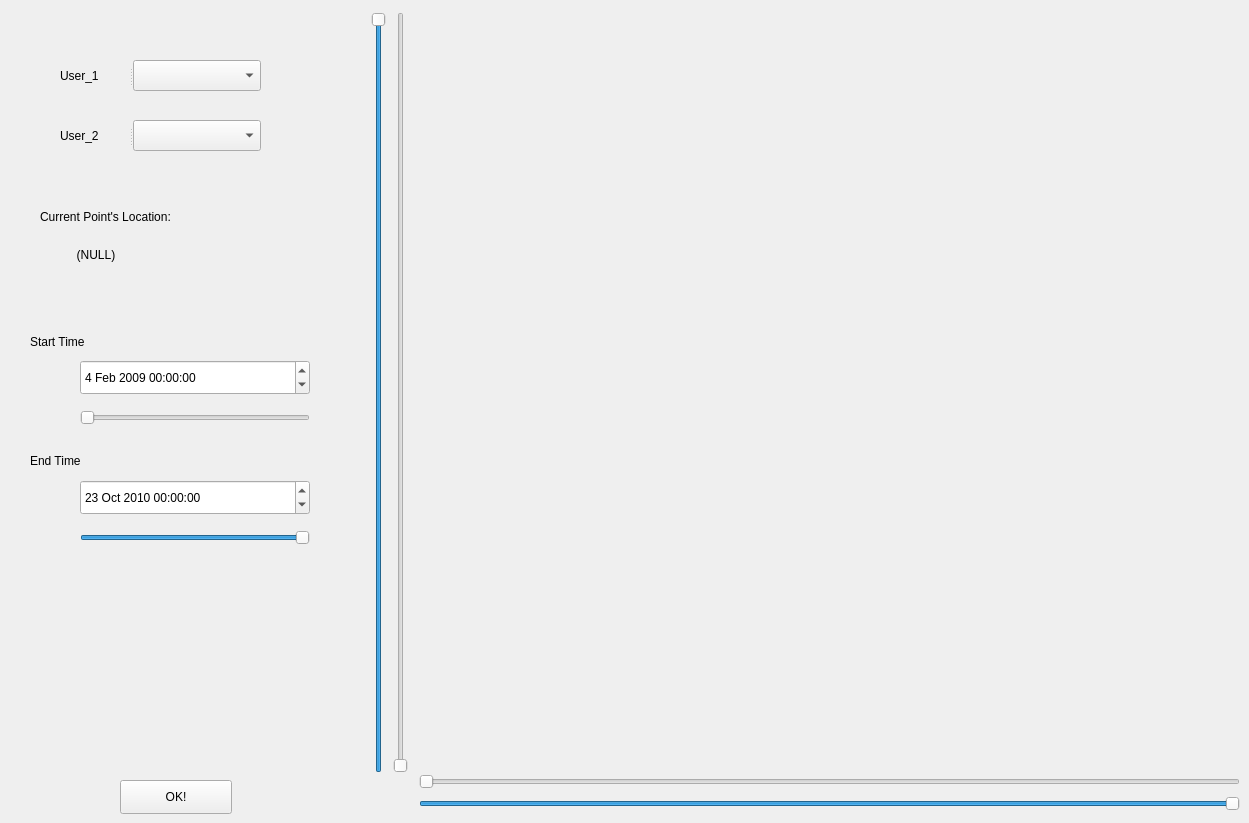
   <widget class="QWidget" name="tab">
    <attribute name="title">
     <string>Comparision of Top10 POIs</string>
    </attribute>
    <widget class="QChartView" name="charts" native="true">
     <property name="geometry">
      <rect>
       <x>420</x>
       <y>10</y>
       <width>819</width>
       <height>761</height>
      </rect>
     </property>
    </widget>
    <widget class="QWidget" name="layoutWidget_2">
     <property name="geometry">
      <rect>
       <x>419</x>
       <y>773</y>
       <width>821</width>
       <height>41</height>
      </rect>
     </property>
     <layout class="QVBoxLayout" name="verticalLayout">
      <item>
       <widget class="QSlider" name="laSlider_low">
        <property name="minimum">
         <number>-90</number>
        </property>
        <property name="maximum">
         <number>90</number>
        </property>
        <property name="value">
         <number>-90</number>
        </property>
        <property name="orientation">
         <enum>Qt::Horizontal</enum>
        </property>
       </widget>
      </item>
      <item>
       <widget class="QSlider" name="laSlider_high">
        <property name="minimum">
         <number>-90</number>
        </property>
        <property name="maximum">
         <number>90</number>
        </property>
        <property name="value">
         <number>90</number>
        </property>
        <property name="orientation">
         <enum>Qt::Horizontal</enum>
        </property>
       </widget>
      </item>
     </layout>
    </widget>
    <widget class="QWidget" name="layoutWidget">
     <property name="geometry">
      <rect>
       <x>40</x>
       <y>200</y>
       <width>251</width>
       <height>71</height>
      </rect>
     </property>
     <layout class="QVBoxLayout" name="verticalLayout_2">
      <item>
       <widget class="QLabel" name="label_8">
        <property name="styleSheet">
         <string notr="true">font: 9pt &quot;Times New Roman&quot;;
font: 10pt &quot;Arial&quot;;</string>
        </property>
        <property name="text">
         <string>Current Point's Location:</string>
        </property>
       </widget>
      </item>
      <item>
       <widget class="QLabel" name="valuelabel">
        <property name="text">
         <string>           (NULL)</string>
        </property>
       </widget>
      </item>
     </layout>
    </widget>
    <widget class="QDateTimeEdit" name="cot_end_edit">
     <property name="geometry">
      <rect>
       <x>80</x>
       <y>480</y>
       <width>230</width>
       <height>35</height>
      </rect>
     </property>
     <property name="dateTime">
      <datetime>
       <hour>0</hour>
       <minute>0</minute>
       <second>0</second>
       <year>2010</year>
       <month>10</month>
       <day>23</day>
      </datetime>
     </property>
    </widget>
    <widget class="QDateTimeEdit" name="cot_start_edit">
     <property name="geometry">
      <rect>
       <x>80</x>
       <y>360</y>
       <width>230</width>
       <height>35</height>
      </rect>
     </property>
     <property name="dateTime">
      <datetime>
       <hour>0</hour>
       <minute>0</minute>
       <second>0</second>
       <year>2009</year>
       <month>2</month>
       <day>4</day>
      </datetime>
     </property>
    </widget>
    <widget class="QSlider" name="cot_end_time">
     <property name="geometry">
      <rect>
       <x>80</x>
       <y>530</y>
       <width>230</width>
       <height>16</height>
      </rect>
     </property>
     <property name="maximum">
      <number>626</number>
     </property>
     <property name="singleStep">
      <number>1</number>
     </property>
     <property name="value">
      <number>626</number>
     </property>
     <property name="sliderPosition">
      <number>626</number>
     </property>
     <property name="orientation">
      <enum>Qt::Horizontal</enum>
     </property>
    </widget>
    <widget class="QLabel" name="label_9">
     <property name="geometry">
      <rect>
       <x>30</x>
       <y>330</y>
       <width>92</width>
       <height>23</height>
      </rect>
     </property>
     <property name="styleSheet">
      <string notr="true">font: 9pt &quot;Times New Roman&quot;;
font: 10pt &quot;Arial&quot;;</string>
     </property>
     <property name="text">
      <string>Start Time</string>
     </property>
    </widget>
    <widget class="QLabel" name="label_10">
     <property name="geometry">
      <rect>
       <x>30</x>
       <y>451</y>
       <width>177</width>
       <height>20</height>
      </rect>
     </property>
     <property name="styleSheet">
      <string notr="true">font: 9pt &quot;Times New Roman&quot;;
font: 10pt &quot;Arial&quot;;</string>
     </property>
     <property name="text">
      <string>End Time</string>
     </property>
    </widget>
    <widget class="QSlider" name="cot_start_time">
     <property name="geometry">
      <rect>
       <x>80</x>
       <y>410</y>
       <width>230</width>
       <height>16</height>
      </rect>
     </property>
     <property name="maximum">
      <number>626</number>
     </property>
     <property name="singleStep">
      <number>1</number>
     </property>
     <property name="orientation">
      <enum>Qt::Horizontal</enum>
     </property>
    </widget>
    <widget class="QSplitter" name="splitter">
     <property name="geometry">
      <rect>
       <x>60</x>
       <y>120</y>
       <width>201</width>
       <height>31</height>
      </rect>
     </property>
     <property name="orientation">
      <enum>Qt::Horizontal</enum>
     </property>
     <widget class="QLabel" name="label_13">
      <property name="styleSheet">
       <string notr="true">font: 9pt &quot;Times New Roman&quot;;
font: 10pt &quot;Arial&quot;;</string>
      </property>
      <property name="text">
       <string>User_2</string>
      </property>
     </widget>
     <widget class="QComboBox" name="cot_user_Box2"/>
    </widget>
    <widget class="QSplitter" name="splitter_2">
     <property name="geometry">
      <rect>
       <x>60</x>
       <y>60</y>
       <width>201</width>
       <height>31</height>
      </rect>
     </property>
     <property name="orientation">
      <enum>Qt::Horizontal</enum>
     </property>
     <widget class="QLabel" name="label_12">
      <property name="styleSheet">
       <string notr="true">font: 9pt &quot;Times New Roman&quot;;
font: 10pt &quot;Arial&quot;;</string>
      </property>
      <property name="text">
       <string>User_1</string>
      </property>
     </widget>
     <widget class="QComboBox" name="cot_user_Box1"/>
    </widget>
    <widget class="QWidget" name="layoutWidget">
     <property name="geometry">
      <rect>
       <x>370</x>
       <y>12</y>
       <width>41</width>
       <height>761</height>
      </rect>
     </property>
     <layout class="QHBoxLayout" name="horizontalLayout_4">
      <item>
       <widget class="QSlider" name="cot_lo_high">
        <property name="minimum">
         <number>-180</number>
        </property>
        <property name="maximum">
         <number>180</number>
        </property>
        <property name="singleStep">
         <number>1</number>
        </property>
        <property name="value">
         <number>180</number>
        </property>
        <property name="orientation">
         <enum>Qt::Vertical</enum>
        </property>
       </widget>
      </item>
      <item>
       <widget class="QSlider" name="cot_lo_low">
        <property name="minimum">
         <number>-180</number>
        </property>
        <property name="maximum">
         <number>180</number>
        </property>
        <property name="value">
         <number>-180</number>
        </property>
        <property name="orientation">
         <enum>Qt::Vertical</enum>
        </property>
       </widget>
      </item>
     </layout>
    </widget>
    <widget class="QPushButton" name="cot_ok">
     <property name="geometry">
      <rect>
       <x>120</x>
       <y>780</y>
       <width>112</width>
       <height>34</height>
      </rect>
     </property>
     <property name="text">
      <string>OK!</string>
     </property>
    </widget>
   </widget>
